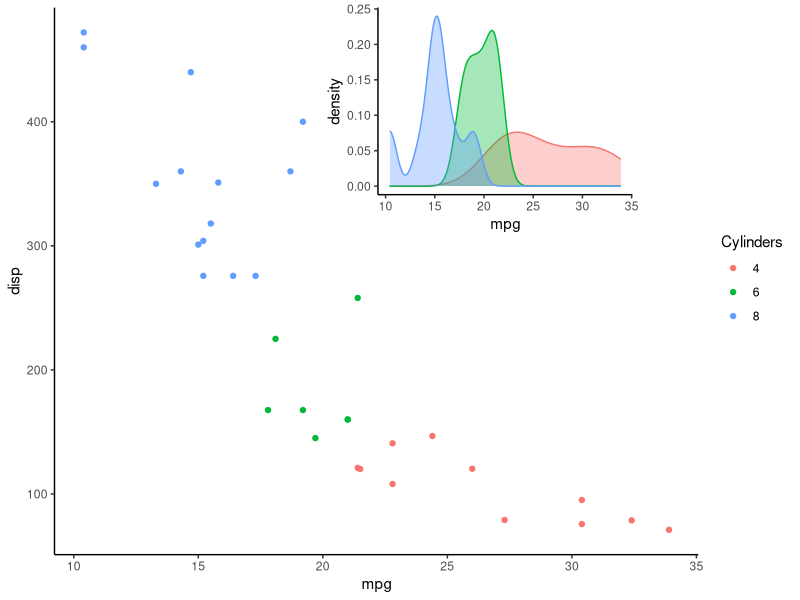

Write the R code that produced this figure.
## ---- chunk 1
knitr::opts_chunk$set(collapse = TRUE)
## ---- chunk 2
library(ggplot2)
library(cowplot)
data(mtcars)

main_plot <- ggplot(mtcars) + 
  geom_point(aes(x=mpg, y=disp, color=factor(cyl))) +
  scale_color_discrete(name = "Cylinders") +
  theme_classic()

inset_plot <- ggplot(mtcars) + 
  geom_density(aes(x=mpg, fill=factor(cyl), color=factor(cyl)),
               alpha = 0.35) +
  guides(fill=FALSE, color=FALSE) +
  theme_classic()

plot_with_inset <- 
  ggdraw() +
  draw_plot(main_plot) +
  draw_plot(inset_plot, x = 0.4, y = 0.6, width = 0.4, height = 0.4)

plot_with_inset
